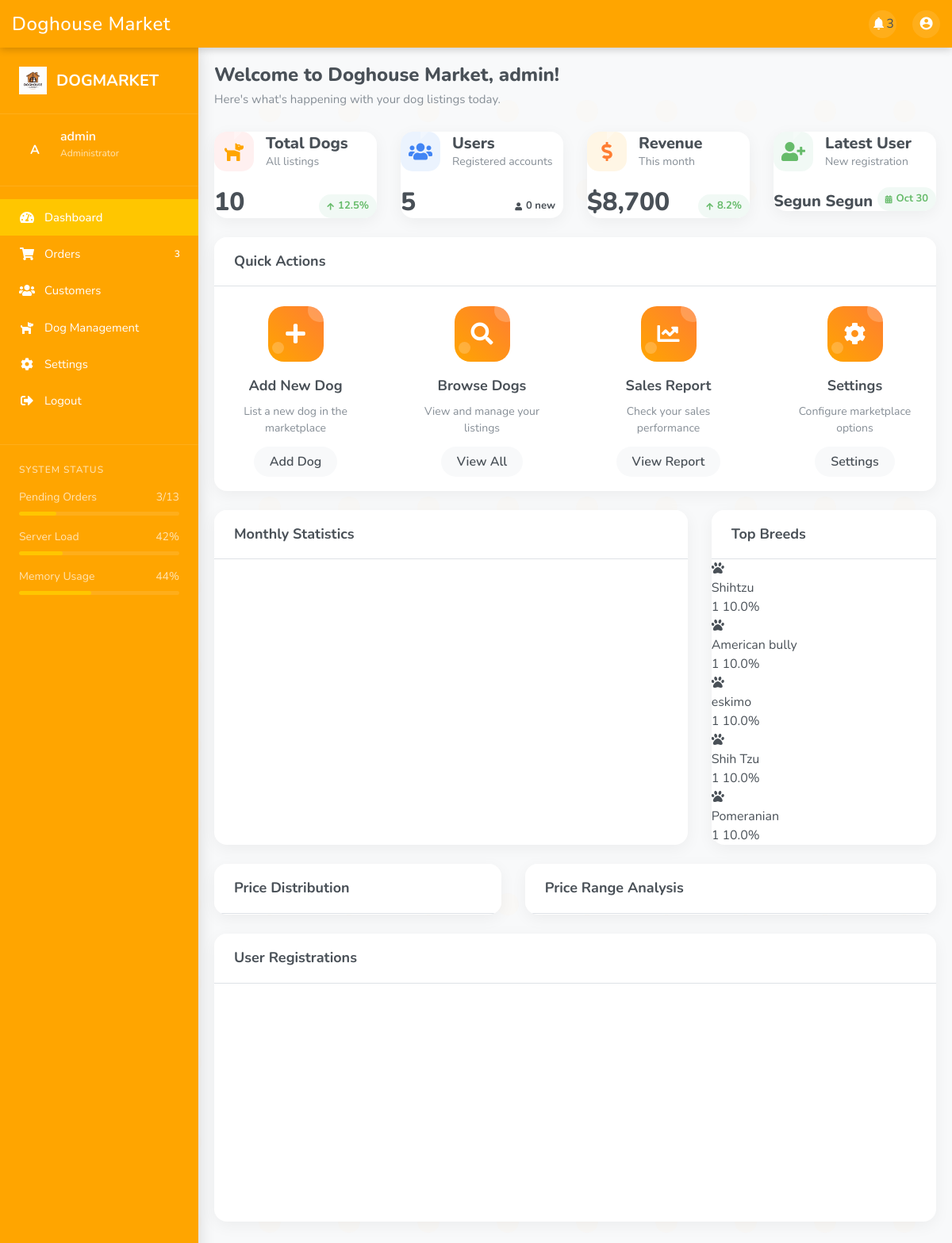
The page /dog/admin/dashboard.php (signed in) on the database its author committed.
### tables this page shows
CREATE TABLE `company_info` (
  `id` int(11) NOT NULL,
  `company_name` varchar(150) NOT NULL,
  `address` varchar(255) NOT NULL,
  `city` varchar(100) NOT NULL,
  `postal_code` varchar(20) DEFAULT NULL,
  `phone` varchar(20) NOT NULL,
  `color` varchar(50) DEFAULT NULL,
  `logo` varchar(255) DEFAULT NULL,
  `favicon` varchar(255) DEFAULT NULL,
  `banner_image` varchar(255) DEFAULT NULL,
  `email_general` varchar(150) DEFAULT NULL,
  `email_support` varchar(150) DEFAULT NULL,
  `working_hours` varchar(100) DEFAULT NULL,
  `created_at` timestamp NOT NULL DEFAULT current_timestamp(),
  `font` enum('Arial','Verdana','Helvetica','Tahoma','Trebuchet MS','Times New Roman','Georgia','Garamond','Courier New','Brush Script MT','Lucida Sans','Lucida Console','Palatino Linotype','Book Antiqua','Impact','Comic Sans MS','Segoe UI','Candara','Optima','Calibri','Cambria','Franklin Gothic Medium','Gill Sans','Century Gothic','Perpetua','Rockwell','Baskerville','Didot','Monaco','Geneva') DEFAULT 'Arial'
);

CREATE TABLE `users` (
  `user_id` int(11) NOT NULL,
  `first_name` varchar(50) NOT NULL,
  `last_name` varchar(50) NOT NULL,
  `email` varchar(100) NOT NULL,
  `password` varchar(255) NOT NULL,
  `is_admin` tinyint(1) DEFAULT 0,
  `created_at` timestamp NOT NULL DEFAULT current_timestamp()
);

### dog/admin/dashboard.php (the view, shortened to what the rows shown need)
<?php
$db_host = 'localhost';
$db_user = 'root';
$db_pass = '';
$db_name = 'doghousemarket';
$conn = new mysqli($db_host, $db_user, $db_pass, $db_name);
$companyQuery = "SELECT * FROM company_info LIMIT 1";
$result = mysqli_query($conn, $companyQuery);
if ($result && mysqli_num_rows($result) > 0) {
    $companyInfo = mysqli_fetch_assoc($result);
}
$latestUser = "";
$latestUserQuery = $conn->query("SELECT first_name, last_name, created_at FROM users ORDER BY created_at DESC LIMIT 1");
if ($latestUserQuery && $latestUserQuery->num_rows > 0) {
    $latestUserData = $latestUserQuery->fetch_assoc();
    $latestUser = $latestUserData['first_name'] . ' ' . $latestUserData['last_name'];
    $latestUserDate = date('M d', strtotime($latestUserData['created_at']));
}
?>
<!DOCTYPE html>
<html lang="en">
<head>
    <link rel="stylesheet" href="https://stackpath.bootstrapcdn.com/bootstrap/4.5.2/css/bootstrap.min.css">
    <link rel="stylesheet" href="https://cdnjs.cloudflare.com/ajax/libs/font-awesome/5.15.1/css/all.min.css">
</head>
<body>
    <?php include 'sidenav.php';?>
    <div class="app-wrapper">
        <main class="main-area" style="margin-left: 250px;">
            <div class="content-container">
                <div class="welcome-header">
                    <h1 class="welcome-title">Welcome to Doghouse Market, <?php echo htmlspecialchars($username); ?>!</h1>
                </div>
                <div class="row">
                    <div class="col-lg-3 col-md-6 mb-4 fade-in-up delay-1">
                        <a href="manage_dogs.php" class="stats-card-link">
                            <div class="doghouse-card stats-card stats-card-red">
                                <div class="stats-card-header">
                                    <div>
                                        <h2 class="stats-card-title">Total Dogs</h2>
                                    </div>
                                </div>
                            </div>
                        </a>
                    </div>
                    <div class="col-lg-3 col-md-6 mb-4 fade-in-up delay-2">
                        <a href="manage_users.php" class="stats-card-link">
                            <div class="doghouse-card stats-card stats-card-blue">
                                <div class="stats-card-header">
                                    <div>
                                        <h2 class="stats-card-title">Users</h2>
                                    </div>
                                </div>
                            </div>
                        </a>
                    </div>
                    <div class="col-lg-3 col-md-6 mb-4 fade-in-up delay-3">
                        <a href="reports.php" class="stats-card-link">
                            <div class="doghouse-card stats-card stats-card-orange">
                                <div class="stats-card-header">
                                    <div>
                                        <h2 class="stats-card-title">Revenue</h2>
                                    </div>
                                </div>
                            </div>
                        </a>
                    </div>
                    <div class="col-lg-3 col-md-6 mb-4 fade-in-up delay-4">
                        <a href="manage_users.php?view=latest" class="stats-card-link">
                            <div class="doghouse-card stats-card stats-card-green">
                                <div class="stats-card-header">
                                    <div>
                                        <h2 class="stats-card-title">Latest User</h2>
                                    </div>
                                </div>
                                <div class="stats-card-body">
                                    <?php if (!empty($latestUser)): ?>
                                    <h3 class="stats-card-value" style="font-size: 20px; white-space: nowrap; overflow: hidden; text-overflow: ellipsis;"><?php echo htmlspecialchars($latestUser); ?></h3>
                                    <div class="stats-card-trend up">
                                        <i class="fas fa-calendar-alt"></i>
                                        <span><?php echo $latestUserDate; ?></span>
                                    </div>
                                    <?php endif; ?>
                                </div>
                            </div>
                        </a>
                    </div>
                </div>
                <div class="row mb-4">
                    <div class="col-12">
                        <div class="doghouse-card panel-card">
                            <div class="card-header">
                                <h2 class="card-title">Quick Actions</h2>
                            </div>
                        </div>
                    </div>
                </div>
                <div class="row">
                    <div class="col-lg-8 mb-4">
                        <div class="doghouse-card panel-card">
                            <div class="card-header">
                                <h2 class="card-title">Monthly Statistics</h2>
                            </div>
                        </div>
                    </div>
                    <div class="col-lg-4 mb-4">
                        <div class="doghouse-card panel-card">
                            <div class="card-header">
                                <h2 class="card-title">Top Breeds</h2>
                            </div>
                        </div>
                    </div>
                </div>
                <div class="row">
                    <div class="col-lg-5 mb-4">
                        <div class="doghouse-card panel-card">
                            <div class="card-header">
                                <h2 class="card-title">Price Distribution</h2>
                            </div>
                        </div>
                    </div>
                    <div class="col-lg-7 mb-4">
                        <div class="doghouse-card panel-card">
                            <div class="card-header">
                                <h2 class="card-title">Price Range Analysis</h2>
                            </div>
                        </div>
                    </div>
                </div>
                <div class="row">
                    <div class="col-lg-12 mb-4">
                        <div class="doghouse-card panel-card">
                            <div class="card-header">
                                <h2 class="card-title">User Registrations</h2>
                            </div>
                        </div>
                    </div>
                </div>
            </div>
        </main>
    </div>
</body>
</html>

### dog/admin/sidenav.php (shortened to what the rows shown need)
<?php
$username = $_SESSION['admin_username'] ?? 'Admin';
?>
<!DOCTYPE html>
<html lang="en">
<head>
    <link rel="stylesheet" href="https://cdnjs.cloudflare.com/ajax/libs/font-awesome/5.15.1/css/all.min.css">
</head>
<body>
<nav class="top-nav">
    <div class="top-nav-content">
        <h1 class="top-nav-title">Doghouse Market</h1>
    </div>
</nav>
<nav class="sidebar" id="sidebar">
    <div class="sidebar-header">
        <?php if (!empty($companyInfo['logo'])): ?>
            <?php
            $logoPath = str_replace('images/', '../images/', $companyInfo['logo']);
            ?>
            <img src="<?php echo htmlspecialchars($logoPath); ?>" alt="Logo" class="sidebar-logo">
        <?php else: ?>
            <i class="fas fa-paw me-2"></i>
        <?php endif; ?>
        <h5 class="sidebar-brand"><?php echo htmlspecialchars($companyInfo['company_name'] ?? 'Doghouse Market'); ?></h5>
    </div>
</nav>
</body>
</html>

### rows shown on the page
company_info: logo (picture), company_name "DOGMARKET"
users: latestUser "Segun Segun", created_at "Oct 30"

### other values the page prints
$stats['pending'] "3"
substr($username, 0, 1) "A"
$username "admin"
$stats['pending'] + 10 "13"
$totalDogs "10"
$totalUsers "5"
$newUsers "0"
$revenue "8,700"
$breed['breed'] "Shihtzu"
$breed['count'] "1"
$percentage "10.0"
$breed['breed'] "American bully"
$breed['breed'] "eskimo"
$breed['breed'] "Shih Tzu"
$breed['breed'] "Pomeranian"
